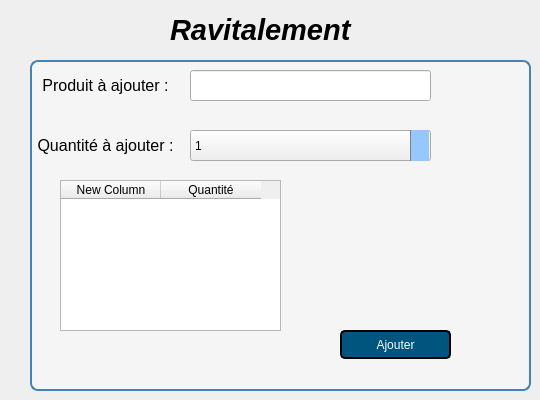
      <widget class="QWidget" name="tab_30">
       <attribute name="title">
        <string>Ravitalement</string>
       </attribute>
       <widget class="QLabel" name="label_154">
        <property name="geometry">
         <rect>
          <x>170</x>
          <y>0</y>
          <width>201</width>
          <height>61</height>
         </rect>
        </property>
        <property name="text">
         <string>&lt;html&gt;&lt;head/&gt;&lt;body&gt;&lt;p&gt;&lt;span style=&quot; font-size:22pt; font-weight:700; font-style:italic;&quot;&gt;Ravitalement&lt;/span&gt;&lt;/p&gt;&lt;/body&gt;&lt;/html&gt;</string>
        </property>
       </widget>
       <widget class="QGroupBox" name="groupBox_11">
        <property name="geometry">
         <rect>
          <x>30</x>
          <y>50</y>
          <width>501</width>
          <height>341</height>
         </rect>
        </property>
        <property name="styleSheet">
         <string notr="true">QGroupBox {
	font: 9pt &quot;Segoe UI&quot;;
	font: 900 12pt &quot;Segoe UI&quot;;
    background-color: #f5f5f5;
    border: 2px solid #4682B4;
    border-radius: 8px;
    margin-top: 10px;
}
QPushButton {
    background-color: #4682B4;
    color: white;
    border-radius: 5px;
    padding: 5px;
}
QPushButton:hover {
    background-color: #5A9BD5;
}</string>
        </property>
        <property name="title">
         <string/>
        </property>
        <widget class="QTableWidget" name="tableWidget_24">
         <property name="geometry">
          <rect>
           <x>30</x>
           <y>130</y>
           <width>221</width>
           <height>151</height>
          </rect>
         </property>
         <property name="styleSheet">
          <string notr="true">background-color: #f5f5f5;   /* أزرق غامق */
    color: white;                /* النص أبيض */
    gridline-color: black;       /* لون الخطوط */
    border-radius: 8px;  
 border: 2px solid #4682B4;
        /* حواف مستديرة */
}
QHeaderView::section {
    background-color: #34495e;   /* رمادي غامق للـ header */
    color: white;
    padding: 4px;
    border: 1px solid #2c3e50;</string>
         </property>
         <column>
          <property name="text">
           <string>New Column</string>
          </property>
         </column>
         <column>
          <property name="text">
           <string>Quantité</string>
          </property>
         </column>
        </widget>
        <widget class="QLabel" name="label_156">
         <property name="geometry">
          <rect>
           <x>0</x>
           <y>20</y>
           <width>151</width>
           <height>31</height>
          </rect>
         </property>
         <property name="text">
          <string>&lt;html&gt;&lt;head/&gt;&lt;body&gt;&lt;p align=&quot;center&quot;&gt;&lt;span style=&quot; font-size:12pt;&quot;&gt;Produit à ajouter :&lt;/span&gt;&lt;/p&gt;&lt;/body&gt;&lt;/html&gt;</string>
         </property>
        </widget>
        <widget class="QLineEdit" name="lineEdit_54">
         <property name="geometry">
          <rect>
           <x>160</x>
           <y>20</y>
           <width>241</width>
           <height>31</height>
          </rect>
         </property>
        </widget>
        <widget class="QLabel" name="label_157">
         <property name="geometry">
          <rect>
           <x>0</x>
           <y>80</y>
           <width>151</width>
           <height>31</height>
          </rect>
         </property>
         <property name="text">
          <string>&lt;html&gt;&lt;head/&gt;&lt;body&gt;&lt;p align=&quot;center&quot;&gt;&lt;span style=&quot; font-size:12pt;&quot;&gt;Quantité à ajouter :&lt;/span&gt;&lt;/p&gt;&lt;/body&gt;&lt;/html&gt;</string>
         </property>
        </widget>
        <widget class="QComboBox" name="comboBox_17">
         <property name="geometry">
          <rect>
           <x>160</x>
           <y>80</y>
           <width>241</width>
           <height>31</height>
          </rect>
         </property>
         <property name="styleSheet">
          <string notr="true">

QComboBox::drop-down {
    background-color: rgb(150, 200, 255);  /* drop-down button */
	border-color: rgb(85, 255, 255);
	gridline-color: rgb(85, 255, 255);
    border-left: 1px solid gray;
    width: 25px;
}

QComboBox QAbstractItemView {
    background-color: rgb(220, 240, 255);  /* drop-down list background */
    selection-background-color: rgb(100, 150, 200); /* highlight selection */
}

</string>
         </property>
         <item>
          <property name="text">
           <string>1</string>
          </property>
         </item>
         <item>
          <property name="text">
           <string>2</string>
          </property>
         </item>
         <item>
          <property name="text">
           <string>3</string>
          </property>
         </item>
         <item>
          <property name="text">
           <string>4</string>
          </property>
         </item>
         <item>
          <property name="text">
           <string>5</string>
          </property>
         </item>
         <item>
          <property name="text">
           <string>6</string>
          </property>
         </item>
         <item>
          <property name="text">
           <string>7</string>
          </property>
         </item>
         <item>
          <property name="text">
           <string>8</string>
          </property>
         </item>
         <item>
          <property name="text">
           <string>9</string>
          </property>
         </item>
         <item>
          <property name="text">
           <string>10</string>
          </property>
         </item>
         <item>
          <property name="text">
           <string>11</string>
          </property>
         </item>
         <item>
          <property name="text">
           <string>12</string>
          </property>
         </item>
         <item>
          <property name="text">
           <string>13</string>
          </property>
         </item>
         <item>
          <property name="text">
           <string>14</string>
          </property>
         </item>
         <item>
          <property name="text">
           <string>15</string>
          </property>
         </item>
         <item>
          <property name="text">
           <string>16</string>
          </property>
         </item>
         <item>
          <property name="text">
           <string>17</string>
          </property>
         </item>
         <item>
          <property name="text">
           <string>18</string>
          </property>
         </item>
         <item>
          <property name="text">
           <string>19</string>
          </property>
         </item>
         <item>
          <property name="text">
           <string>20</string>
          </property>
         </item>
         <item>
          <property name="text">
           <string>21</string>
          </property>
         </item>
         <item>
          <property name="text">
           <string>22</string>
          </property>
         </item>
         <item>
          <property name="text">
           <string>23</string>
          </property>
         </item>
         <item>
          <property name="text">
           <string>24</string>
          </property>
         </item>
         <item>
          <property name="text">
           <string>25</string>
          </property>
         </item>
         <item>
          <property name="text">
           <string>26</string>
          </property>
         </item>
         <item>
          <property name="text">
           <string>27</string>
          </property>
         </item>
         <item>
          <property name="text">
           <string>28</string>
          </property>
         </item>
         <item>
          <property name="text">
           <string>29</string>
          </property>
         </item>
         <item>
          <property name="text">
           <string>30</string>
          </property>
         </item>
         <item>
          <property name="text">
           <string>31</string>
          </property>
         </item>
         <item>
          <property name="text">
           <string>32</string>
          </property>
         </item>
         <item>
          <property name="text">
           <string>33</string>
          </property>
         </item>
         <item>
          <property name="text">
           <string>34</string>
          </property>
         </item>
         <item>
          <property name="text">
           <string>35</string>
          </property>
         </item>
         <item>
          <property name="text">
           <string>36</string>
          </property>
         </item>
         <item>
          <property name="text">
           <string>37</string>
          </property>
         </item>
         <item>
          <property name="text">
           <string>38</string>
          </property>
         </item>
         <item>
          <property name="text">
           <string>39</string>
          </property>
         </item>
         <item>
          <property name="text">
           <string>40</string>
          </property>
         </item>
         <item>
          <property name="text">
           <string>41</string>
          </property>
         </item>
         <item>
          <property name="text">
           <string>42</string>
          </property>
         </item>
         <item>
          <property name="text">
           <string>43</string>
          </property>
         </item>
         <item>
          <property name="text">
           <string>44</string>
          </property>
         </item>
         <item>
          <property name="text">
           <string>45</string>
          </property>
         </item>
         <item>
          <property name="text">
           <string>46</string>
          </property>
         </item>
         <item>
          <property name="text">
           <string>47</string>
          </property>
         </item>
         <item>
          <property name="text">
           <string>48</string>
          </property>
         </item>
         <item>
          <property name="text">
           <string>49</string>
          </property>
         </item>
         <item>
          <property name="text">
           <string>50</string>
          </property>
         </item>
        </widget>
        <widget class="QPushButton" name="pushButton_52">
         <property name="geometry">
          <rect>
           <x>310</x>
           <y>280</y>
           <width>111</width>
           <height>29</height>
          </rect>
         </property>
         <property name="styleSheet">
          <string notr="true">QPushButton {
	color: rgb(255, 255, 255);
    
	background-color: rgb(0, 85, 127);
    border: 2px solid black;
    border-radius: 5px;
}
</string>
         </property>
         <property name="text">
          <string>Ajouter</string>
         </property>
        </widget>
       </widget>
      </widget>
